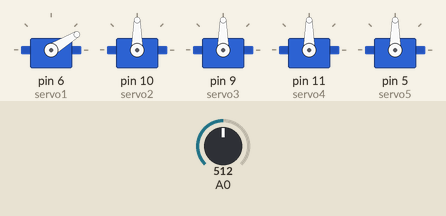
Recording of a sketch running on a simulated Arduino Uno, built with avr-gcc and run on an emulated ATmega328P. On the bench: 5 × servo. The inputs (shaded band) are chosen by the test bench; at power-on: A0 = 512.

Above: at 1.2 s.
1.3 s: A0 set to 306
At 1.8 s:
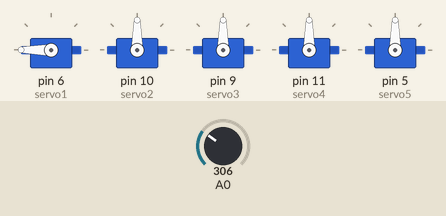
2.8 s: A0 set to 122
At 3.1 s:
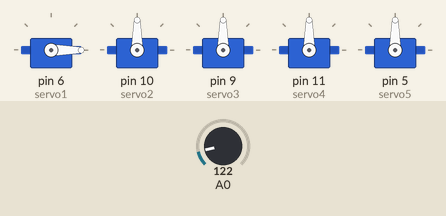
Timing chart, 0 to 5.8 s (numbered marks = the images above; inputs shaded):
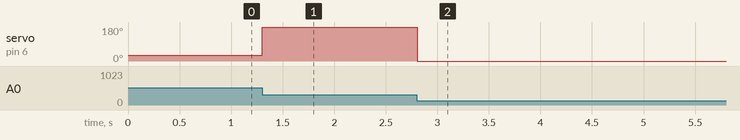

The sketch:

Glove_Finger_Rehabilitation_2.ino
```cpp
#include <Servo.h>
Servo servo1,servo2,servo3,servo4,servo5;
int reading;
int mapVal;
int i;
int delay1 =100;
int minServo =-200;
int maxServo = 880;
int minSFlex=100;
int maxSFlex=520;
int minBFlex=20;
int maxBFlex=1020;
void setup(){
  servo1.attach(6);
  servo2.attach(10);
  servo3.attach(9);
  servo4.attach(11);
  servo5.attach(5);
}
void loop(){
  reading= analogRead(0);
  mapVal= map(reading,minSFlex,maxSFlex,minServo,maxServo);
  if(mapVal<minServo) mapVal=minServo;
  if(mapVal>maxServo)mapVal=maxServo;
  servo1.write(mapVal);
  delay(delay1);

}
```

Measured:
- after the input at 1.3 s, servo on pin 6 (servo1): 31° → 180° at once
- after the input at 2.8 s, servo on pin 6 (servo1): 180° → 0° at once
